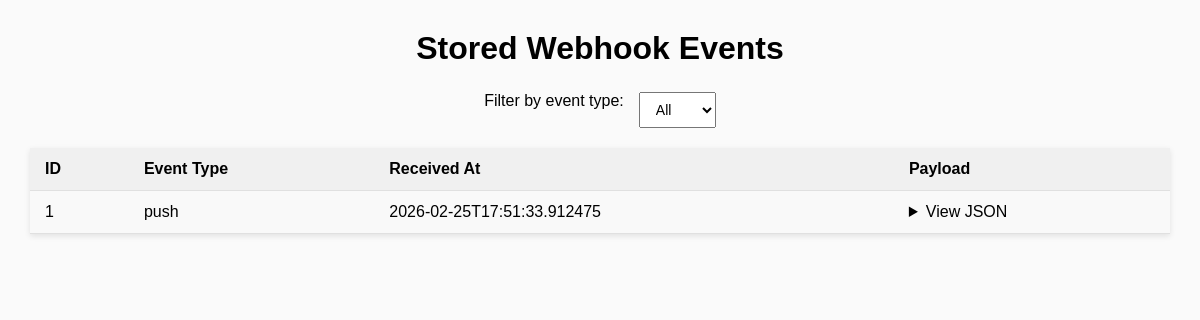
Page /dashboard on the earlier database version.
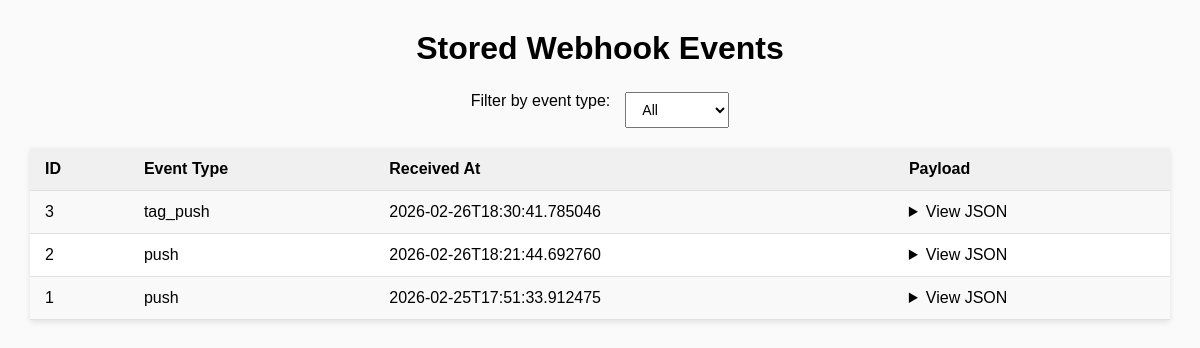
Same page on the later database version.
### tables this page shows
CREATE TABLE events (
            id INTEGER PRIMARY KEY AUTOINCREMENT,
            event_type TEXT,
            payload TEXT,
            received_at TEXT
        );

### app.py (the view)
@app.route("/dashboard")
def dashboard():
    conn = get_db()
    events = conn.execute("SELECT * FROM events ORDER BY id DESC").fetchall()
    return render_template("dashboard.html", events=events)

### database.py (called while the page is built)
def get_db():
    conn = sqlite3.connect("data/events.db")
    conn.row_factory = sqlite3.Row
    return conn

### templates/dashboard.html (shortened to what this page needs)
<!DOCTYPE html>
<html>
<head>
</head>
<body>
<h1>Stored Webhook Events</h1>
<div class="controls">
    <label for="filter">Filter by event type:</label>
    <select id="filter">
        <option value="all">All</option>
    </select>
</div>
<table id="eventsTable">
    <tr>
        <th>ID</th>
        <th>Event Type</th>
        <th>Received At</th>
        <th>Payload</th>
    </tr>
    {% for event in events %}
    <tr data-type="{{ event['event_type'] }}">
        <td>{{ event['id'] }}</td>
        <td>{{ event['event_type'] }}</td>
        <td>{{ event['received_at'] }}</td>
        <td>
            <details>
                <summary>View JSON</summary>
            </details>
        </td>
    </tr>
    {% endfor %}
</table>
</body>
</html>

### templates/dashboard.html (style rules this page uses)
body { font-family: Arial, sans-serif; margin: 30px; background: #fafafa; }
h1 { text-align: center; margin-bottom: 25px; }
.controls { margin-bottom: 20px; display: flex; justify-content: center; gap: 15px; }
select { padding: 8px 12px; font-size: 14px; }
table { width: 100%; border-collapse: collapse; background: white; box-shadow: 0 2px 6px rgba(0,0,0,0.1); }
th, td { padding: 12px 15px; border-bottom: 1px solid #e0e0e0; vertical-align: top; }
th { background: #f0f0f0; text-align: left; font-weight: bold; }
tr:nth-child(even) { background: #f9f9f9; }
details { cursor: pointer; }

Differences in the rows shown:
added events: id "3", event_type "tag_push", received_at "2026-02-26T18:30:41.785046"
added events: id "2", event_type "push", received_at "2026-02-26T18:21:44.692760"
